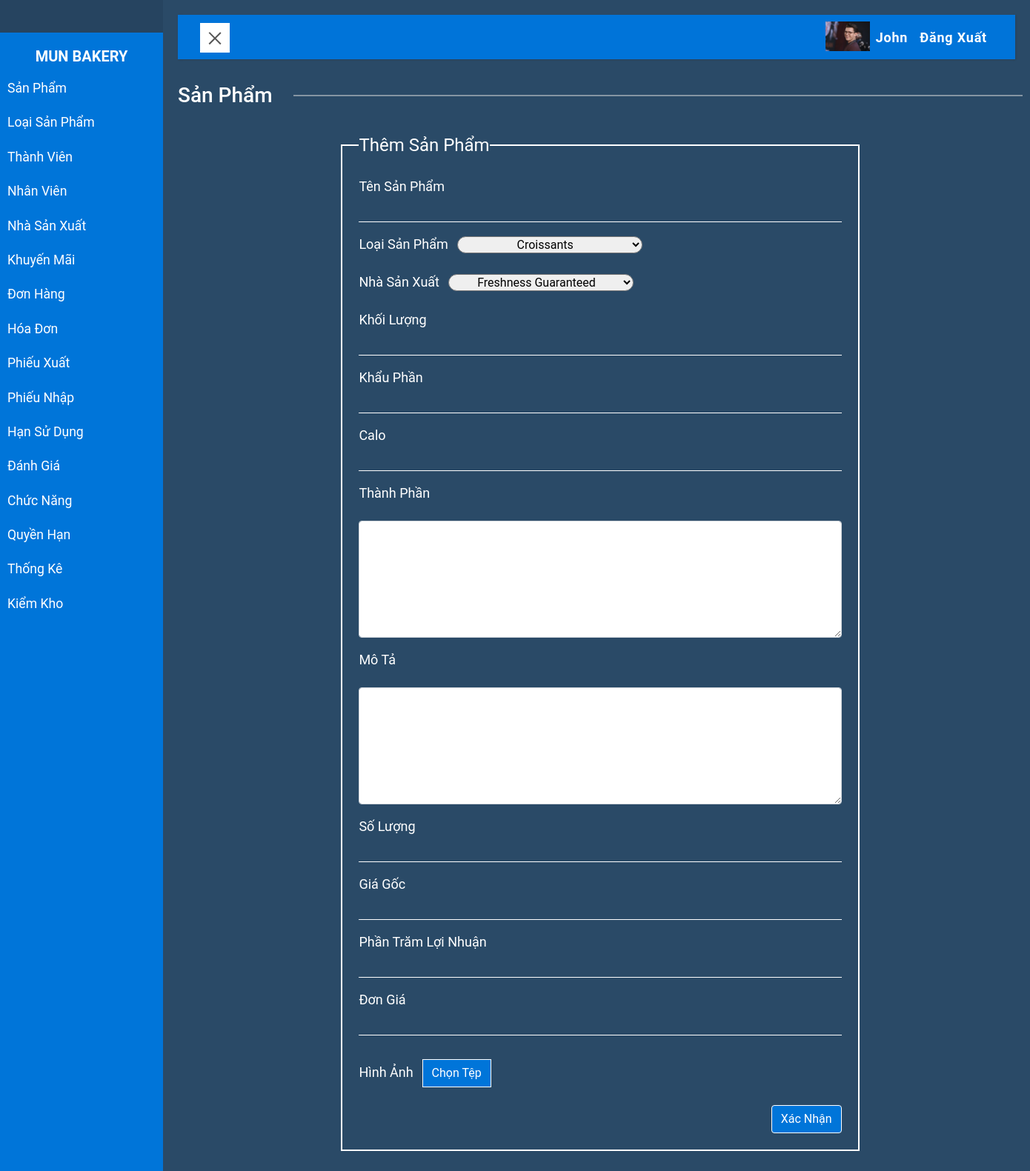
The app's page /admin/index.php?action=product&idAct=1 (signed in) with its own data.
### tables this page shows
CREATE TABLE `priv_cata` (
  `PrivID` int(11) NOT NULL,
  `CataID` int(11) NOT NULL
);

CREATE TABLE `catalogue` (
  `CataID` int(11) NOT NULL,
  `CataName` varchar(50) NOT NULL,
  `FileName` text DEFAULT NULL
);

CREATE TABLE `employee` (
  `EmpID` int(11) NOT NULL,
  `EmpName` varchar(50) NOT NULL,
  `UserName` varchar(50) NOT NULL,
  `Password` varchar(50) NOT NULL,
  `Email` varchar(50) NOT NULL,
  `Phone` varchar(15) NOT NULL,
  `Address` text NOT NULL,
  `Image` text NOT NULL,
  `PrivID` int(11) NOT NULL
);

### admin/class/employee.php (called while the page is built, shortened)
<?php
    include_once("connection.php");
    class employee{
        public static function getByID($id){
            $sql="SELECT * FROM employee WHERE empID='$id'" ;
            return Select($sql);
        }
    }
?>

### admin/class/connection.php (called while the page is built, shortened)
<?php
        function connect(){
            $conn=new mysqli("localhost","root","","bakery");
            return $conn;
        }
        function executeStatement($sql){
            $conn=connect();
			$result=$conn->query($sql);
            return $result;
        }
        function Select($sql){
            $result=executeStatement($sql);
            return $result;
        }
?>

### admin/class/privilege.php (called while the page is built, shortened)
<?php
    include_once("connection.php");
    class privilege{
        public static function getPriv_Cata($id){
            $sql="SELECT * FROM priv_cata WHERE PrivID='$id'";
            return Select($sql);
        }
    }
?>

### admin/class/catalogue.php (called while the page is built, shortened)
<?php
    include_once("connection.php");
    class catalogue{
        public static function getbyID($id){
            $sql="SELECT * FROM catalogue WHERE CataID='$id' ";
            return Select($sql);
        }
    }
?>

### admin/class/category.php (called while the page is built, shortened)
<?php
    include_once("connection.php");
    class category{
        public static function getAll(){
            $sql="SELECT * FROM category";
            return Select($sql);
        }
    }
?>

### admin/class/producer.php (called while the page is built, shortened)
<?php
include_once("connection.php");
class producer{
    public static function selectAll(){
        $sql="SELECT * FROM producer";
        return Select($sql);
    }
}
?>

### admin/template/addProduct.php (the view, shortened to what this page needs)
<!DOCTYPE html>
<head>
    <link rel="stylesheet" href="../css/bootstrap.min.css">
    <link rel="stylesheet" href="../css/font-awesome.min.css">
    <link rel="stylesheet" href="https://use.fontawesome.com/releases/v5.7.0/css/all.css">
    <link rel="stylesheet" type="text/css" href="../css/user.css">
</head>
<body>
    <div class="container">
    <div class="block-title mb-3"><h3><span>Sản Phẩm</span></h3></div>
    <div class="formCate">
        <form action="./template/actAddProduct.php" method="post" enctype="multipart/form-data">
            <fieldset class="new">
                <legend class="w-auto">Thêm Sản Phẩm</legend>
                <div>
                    <label for="name">Tên Sản Phẩm</label>
                    <input type="text" id="name" name="name" >
                </div>
                <div>
                    <label for="cate">Loại Sản Phẩm</label>
                    <select id="cate" name="cate">
                        <?php
                            include_once("class/category.php");
                            $result=category::getAll();
                            while($row=$result->fetch_array()){
                        ?>
                            <option value="<?php echo $row[0]?>"><?php echo $row[1]?></option>
                        <?php
                            }
                        ?>
                    </select>
                </div>
                <div>
                    <label for="prod">Nhà Sản Xuất</label>
                    <select id="prod" name="prod">
                        <?php
                            include_once("class/producer.php");
                            $result=producer::selectAll();
                            while($row=$result->fetch_array()){
                        ?>
                            <option value="<?php echo $row[0]?>"><?php echo $row[1]?></option>
                        <?php
                            }
                        ?>
                    </select>
                </div>
                <div>
                    <label for="weight">Khối Lượng</label>
                    <input type="number" id="weight" name="weight">
                </div>
                <div>
                    <label for="ser">Khẩu Phần</label>
                    <input type="number" id="ser" name="ser">
                </div>
                <div>
                    <label for="calory">Calo</label>
                    <input type="number" id="calory" name="calory">
                </div>
                <div>
                    <label for="ing">Thành Phần</label>
                </div>
                <div>
                    <textarea type="text" class="form-control" id="ing" name="ing"rows='6' cols="70" ></textarea>
                </div>
                <div>
                    <label for="des">Mô Tả</label>
                </div>
                <div>
                    <textarea type="text" class="form-control" id="des" name="des"rows='6' cols="70" ></textarea>
                </div>
                <div>
                    <label for="amount">Số Lượng</label>
                    <input type="number" id="amount" name="amount">
                </div>
                <div>
                    <label for="cost">Giá Gốc</label>
                    <input type="number" step="0.01" id="cost" name="cost">
                </div>
                <div>
                    <label for="profit">Phần Trăm Lợi Nhuận</label>
                    <input type="number" step="0.01" id="profit" name="profit" onblur="calculateCost()">
                </div>
                <div>
                    <label for="price">Đơn Giá</label>
                    <input type="number" step="0.01" id="price" name="price" readonly>
                </div>
                <div style="margin-top: 2rem;">
                    <label for="images">Hình Ảnh</label>
                    <label for="images" class="labelButton" style="font-size: 16px; font-weight: normal">Chọn Tệp</label>
                </div>
                <div class="addBtn"><input type="submit" class="btn button" name="add" value="Xác Nhận"></div>
            </fieldset>
        </form>
    </div>
    </div>
</body>

### admin/template/sidebar.php (shortened to what this page needs)
<?php
    include_once("class/employee.php");
    include_once("class/privilege.php");
    include_once("class/catalogue.php");
    if($result=employee::getByID($_SESSION['EmpID'])){;
        if($row=$result->fetch_array()){
            $priv=$row['PrivID'];
        }
?>
<nav id="sidebar">
    <div class="sidebar-header">
    </div>
    <ul class="list-unstyled components">
        <h5>MUN BAKERY</h5>
        <?php
            if($rePriv = privilege::getPriv_Cata($priv)){
                while($rowPriv = $rePriv->fetch_array()){
                    $reCata = catalogue::getbyID($rowPriv['CataID']);
                    if($rowCata = $reCata->fetch_array())
        ?>
        <li>
            <a href="index.php?action=<?php echo strtolower($rowCata[2]) ?>"><?php echo $rowCata[1]?></a>
        </li>
        <?php
                }
            }
        ?>
    </ul>
</nav>
<?php
    }
?>

### admin/template/topmenu.php (shortened to what this page needs)
<?php include_once("class/employee.php"); ?>
<nav class="navbar navbar-expand-lg navbar-light">
                <div class="container-fluid">
                    <button type="button" id="sidebarCollapse" class="navbar-btn">
                        <span></span>
                    </button>
                    <?php
                        if(isset($_SESSION['EmpID'])&&$result=employee::getByID($_SESSION['EmpID'])){
                            $row=$result->fetch_array();
                            $img=$row['Image'];
                            $name=$row['EmpName'];
                        }
                    ?>
                    <div class="collapse navbar-collapse" id="navbarSupportedContent">
                        <ul class="nav navbar-nav ml-auto">
                            <li class="nav-item">
                                <img src="<?php if(isset($img)) echo '../images/employee/'.$img?>">
                            </li>
                            <li class="nav-item">
                                <a class="nav-link" href="#"><?php if(isset($name)) echo $name ?></a>
                            </li>
                            <li class="nav-item">
                                <a class="nav-link" href="index.php?action=logout">Đăng Xuất</a>
                            </li>
                        </ul>
                    </div>
                </div>
            </nav>

### css/user.css (style rules this page uses)
* { font-family: roboto, helvetica, arial, sans-serif; box-sizing: border-box; }
body { background-color: #2a4a67; }
.container { padding-left: 0; padding-right: 0; width: 200%; }
.nav { font-size: 18px; margin: 0; font-weight: none; }
.navbar { background-color: #0074d9; color: #fff; font-size: 16px; letter-spacing: 0.05em; text-align: left; display: flex; align-items: flex-start; padding-top: 9px; padding-bottom: 8px; padding-left: 15px; padding-right: 15px; }
.block-title { position: relative; }
.block-title:before { position: absolute; top: 50%; transform: translateY(-50%); width: 100%; border-bottom: #e0e0e0 1px solid; content: ""; }
.block-title h3 { position: relative; color: white; margin-top: 2rem; margin-bottom: 2rem; }
.block-title h3 span { background-color: #2a4a67; padding: 0 1em 0 0; }
body { color: white; }
.button { background-color: #0075d9; color: white; border: 1px solid white; }

### admin/index.php (style rules this page uses)
body { font-family: 'Poppins', sans-serif; background: #2a4a67; color: white; }
a, a:hover, a:focus { color: inherit; text-decoration: none; transition: all 0.3s; }
.navbar { padding: 10px 5px; background: #0075d9; border: none; border-radius: 0; margin-bottom: 10px; box-shadow: 1px 1px 3px rgba(0, 0, 0, 0.1); }
#navbarSupportedContent a.nav-link { color: white; font-weight: bold; }
.navbar-btn { box-shadow: none; outline: none !important; border: none; }
#sidebar { min-width: 220px; max-width: 220px; background: #0075d9; color: white; transition: all 0.6s cubic-bezier(0.945, 0.020, 0.270, 0.665); transform-origin: bottom left; }
#sidebar .sidebar-header { padding: 10px; background: #264460; }
#sidebar ul.components { padding: 20px 0; }
#sidebar ul li a { color: white; padding: 10px; font-size: 1.1em; display: block; }
#sidebarCollapse { width: 40px; height: 40px; background: white; cursor: pointer; }
#sidebarCollapse span { width: 80%; height: 2px; margin: 0 auto; display: block; background: #555; transition: all 0.8s cubic-bezier(0.810, -0.330, 0.345, 1.375); transition-delay: 0.2s; }
#sidebarCollapse span:last-of-type { transform: rotate(-45deg) translate(1px, -1px); }
#sidebar ul h5 { text-align: center; font-weight: bold; }

### admin/template/topmenu.php (style rules this page uses)
.nav-item img { height: 40px; width: auto; }

### admin/template/addProduct.php (style rules this page uses)
.formCate { display: flex; justify-content: center; }
.formCate form { width: 700px; }
.formCate form select { width: 250px; text-align: center; border-radius: 20px; }
.formCate div { margin-top: 1rem; }
.formCate label { font-size: 18px; margin-right: 0.5rem; }
.formCate input[type="text"], .formCate input[type="number"], .formCate input[type="password"] { border: 0; outline: 0; border-bottom: 1px solid white; background-color: #2a4a67; width: 100%; color:white; }
.formCate .addBtn { text-align: right; }
.formCate .button { margin-top: 0; margin-left: 1rem; }
.labelButton { text-decoration: none; background-color: #0075d9; border: 1px solid white; padding: 0.375rem 0.75rem; font-size: 16px; color: white; }
fieldset.new { width: 100%; border: 2px solid white !important; padding: 0 1.4em 1.4em 1.4em; margin: 0 0 1.5em 0; }

### records on screen
priv_cata: CataID.CataName "Sản Phẩm"
priv_cata: CataID.CataName "Loại Sản Phẩm"
priv_cata: CataID.CataName "Thành Viên"
priv_cata: CataID.CataName "Nhân Viên"
priv_cata: CataID.CataName "Nhà Sản Xuất"
priv_cata: CataID.CataName "Khuyến Mãi"
priv_cata: CataID.CataName "Đơn Hàng"
priv_cata: CataID.CataName "Hóa Đơn"
priv_cata: CataID.CataName "Phiếu Xuất"
priv_cata: CataID.CataName "Phiếu Nhập"
priv_cata: CataID.CataName "Hạn Sử Dụng"
priv_cata: CataID.CataName "Đánh Giá"
priv_cata: CataID.CataName "Chức Năng"
priv_cata: CataID.CataName "Quyền Hạn"
priv_cata: CataID.CataName "Thống Kê"
priv_cata: CataID.CataName "Kiểm Kho"
employee: Image (picture), EmpName "John"

### other values on screen
form field cate "Croissants"
form field prod "Freshness Guaranteed"
